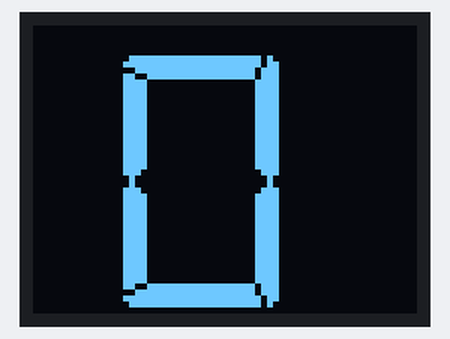
Bench run of a sketch on a simulated Arduino Uno, built with avr-gcc and run on an emulated ATmega328P. Shown: 64×48 one-colour display.

Above: at 0.16 s.
At 0.73 s:
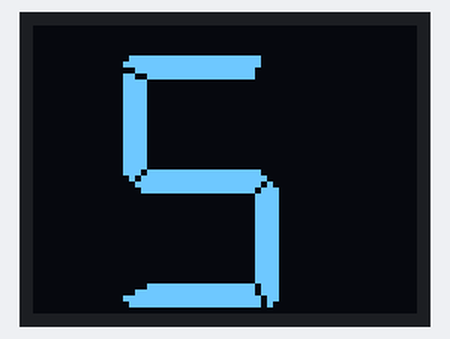
At 1.25 s:
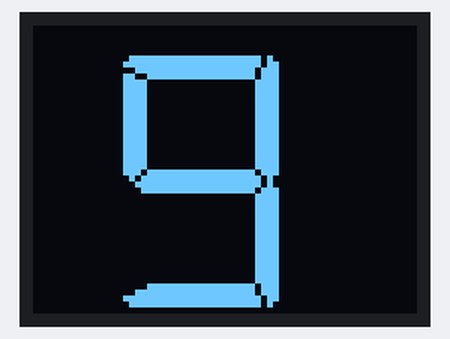
At 1.73 s:
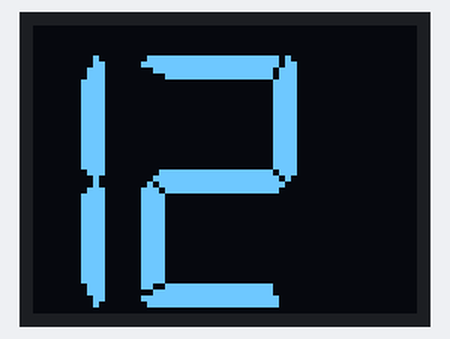
At 2.62 s:
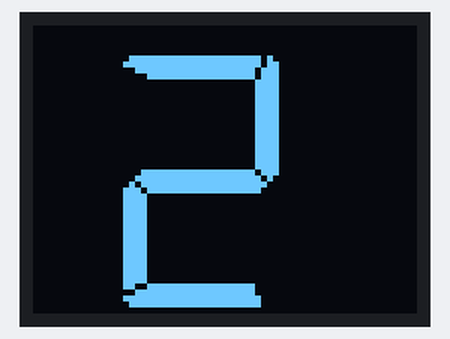

The sketch:

u8g2scatch.ino
```cpp
#include <Arduino.h>
#include <SPI.h>
#include <U8g2lib.h>
//#include "hornet_font.c"
#include "hornet_font.h"
#include "dseg14_v3.h"
//#include "u8g2_font.c"
//#include "u8g2_fonts.c"

// For sme reason the small display is twitchy
// After shutting day perfectly the day befoew
// first thing in the morning the output was a
// mess
// after a few minutes it settled down which is really weird
// Increasingly this looks like either a temperature related H/W issue or some
// like a precharge isn't bring something to the level it needs to be
// Oir more likely need Pull up resistors as behaviour changed when I touched the I2C cable

//The data format of U8G2 fonts is based on the BDF font format. Its glyph bitmaps are compressed with a
//run-length-encoding algorithm and its header data are designed with variable bit field width to
//minimize flash memory footprint.

//http://oleddisplay.squix.ch/#/home
//<3.0.0 is Thiele with packed bitmaps (and special gotcha)
//>=3.0.0 has a Jump table with aligned bitmaps (and really special gotcha)
//Adafruit_GFX has missing bitmap and glyph entry for 0x7E (tilde)

// https://rop.nl/truetype2gfx/

// FontForge
// https://learn.adafruit.com/custom-fonts-for-pyportal-circuitpython-display/conversion

//
//      tcaselect(2);
//      OLED_3.setFont(u8g2_DcsFont_tf);
//      OLED_3.clearBuffer(); // clear the internal memory
//      OLED_3.drawStr(01, 32, ":ATTH");
//      OLED_3.sendBuffer(); // transfer internal memory to the display
//
//      tcaselect(3);
//      OLED_4.setFont(u8g2_DcsFontHornet4_tf);
//      OLED_4.clearBuffer(); // clear the internal memory
//      OLED_4.drawStr(01, 32, " RALT");
//      OLED_4.sendBuffer(); // transfer internal memory to the display
//
//      tcaselect(5);
//      OLED_6.setFont(u8g2_DcsFontHornet3_tf);
//      OLED_6.clearBuffer(); // clear the internal memory
//      OLED_6.drawStr(01, 38, " BALT");
//      OLED_6.sendBuffer(); // transfer internal memory to the display

/* Constructor */
//U8G2_SSD1306_128X32_UNIVISION_1_SW_I2C u8g2(U8G2_R0, /* clock=*/ SCL, /* data=*/ SDA, /* reset=*/ U8X8_PIN_NONE);
U8G2_SSD1306_64X48_ER_1_HW_I2C u8g2(U8G2_R0, /* reset=*/ 4);

U8G2_SSD1306_64X48_ER_1_HW_I2C u8g2a(U8G2_R0, /* reset=*/ 4);

/* u8g2.begin() is required and will sent the setup/init sequence to the display */
void setup(void) {
  u8g2.begin();
//  u8g2a.begin();
}

/* draw something on the display with the `firstPage()`/`nextPage()` loop*/
void loop(void) {
  int xpos = 15;
  int xpos2 = xpos - 29;
  int ypos1 = 47;
  for (int i=0; i<= 13; i++){
    u8g2.firstPage();
    do {
      //u8g2.setFont(u8g2_font_fub35_tr);
      //u8g2.setFont(DSEG14_Classic_Regular_16);
      //u8g2.setFont(u8g2_DcsFontHornet4_BIOS_09_tf);
      u8g2.setFont(u8g2_font_7Segments_26x42_mn);
      //u8g2_DcsFontHornet3_BIOS_09_tf
      //u8g2_DcsFontHornet4_BIOS_09_tf
      //u8g2.setFont(u8g2_font_fub35_tr);
      if (i<= 9)
        u8g2.setCursor(xpos,ypos1);
      else
        u8g2.setCursor(xpos2,ypos1);
      u8g2.print(i);

//      u8g2.setFont(u8g2_font_ncenB12_tr);
//
//      u8g2.setCursor(0,14);
//      u8g2.print(millis());
    } while ( u8g2.nextPage() );
    delay(50);

  }
  u8g2.firstPage();
  do {
    u8g2.clearBuffer();
    u8g2.setFont(u8g2_font_7Segments_26x42_mn);
    //u8g2.setFont(u8g2_DcsFontHornet4_BIOS_09_tf);
    u8g2.setCursor(xpos2,ypos1);
    u8g2.print("C");


  } while ( u8g2.nextPage() );
  delay(400);

}
```

Source omitted: dseg14_v3.h (data table, 29268 bytes), hornet_font.h (37804 bytes)

Measured:
- by itself, everything shown: repeats every 2.2 s, in 15 steps
